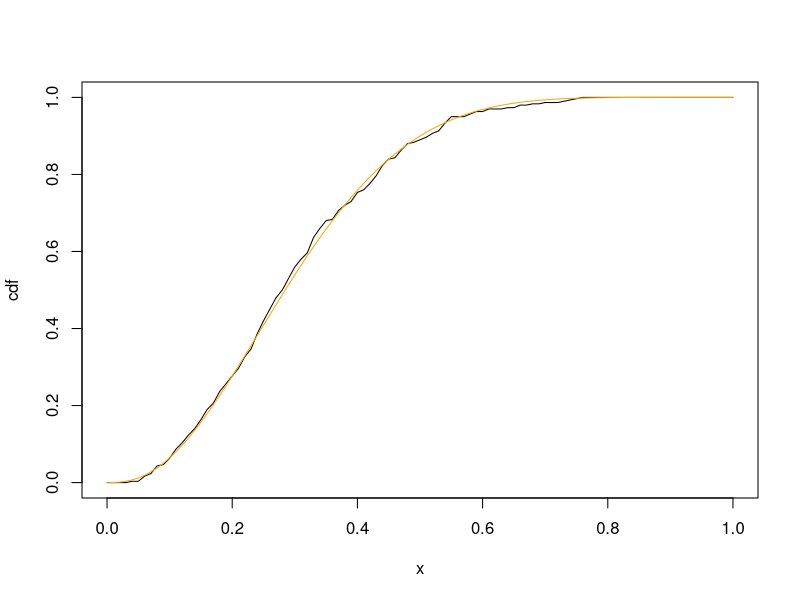
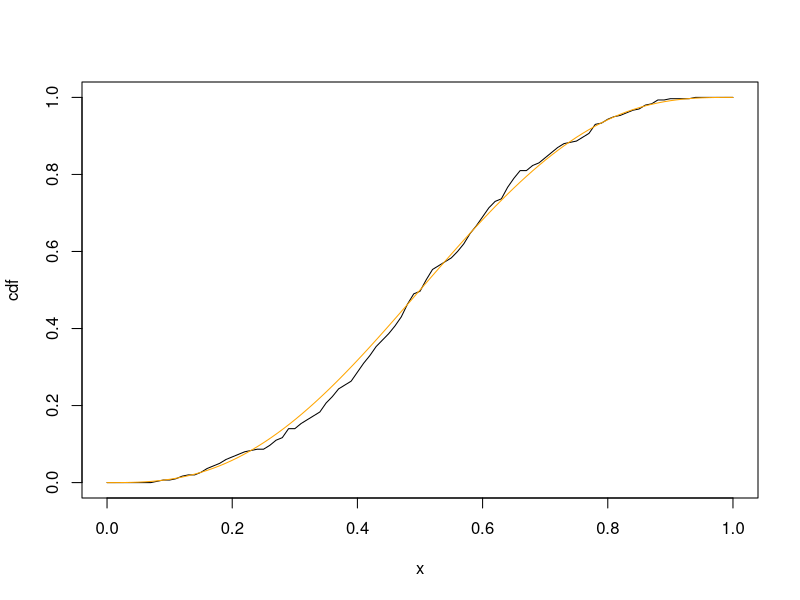

These charts were generated, in order, by the following R code:
## ---- chunk 1
tmax <- (2.7 - 1)/(2.7 + 6.3 - 2)
dbeta(tmax, 2.7, 6.3)
## ---- chunk 2
my_rbeta <- function(n, a, b){
  tmax <- (a - 1)/(a + b - 2)
  c <- dbeta(tmax, a, b)
  
  x <- rep(NA, n)
  k <- 0 # number of acceptances
  while(k < n){
    y <- runif(1)
    u <- runif(1)
    if(u < dbeta(y, a, b)/c){
      k <- k + 1
      x[k] <- y
    }
  }
  return(x)
}
## ---- chunk 3
gridpts <- seq(0, 1, 0.01)

x <- my_rbeta(300, 2.7, 6.3)
plot(gridpts, ecdf(x)(gridpts), type="l", xlab="x", ylab="cdf")
lines(gridpts, pbeta(gridpts, 2.7, 6.3), type="l", col="orange")
## ---- chunk 4
gridpts <- seq(0, 1, 0.01)

x <- my_rbeta(300, 3, 3)
plot(gridpts, ecdf(x)(gridpts), type="l", xlab="x", ylab="cdf")
lines(gridpts, pbeta(gridpts, 3, 3), type="l", col="orange")
